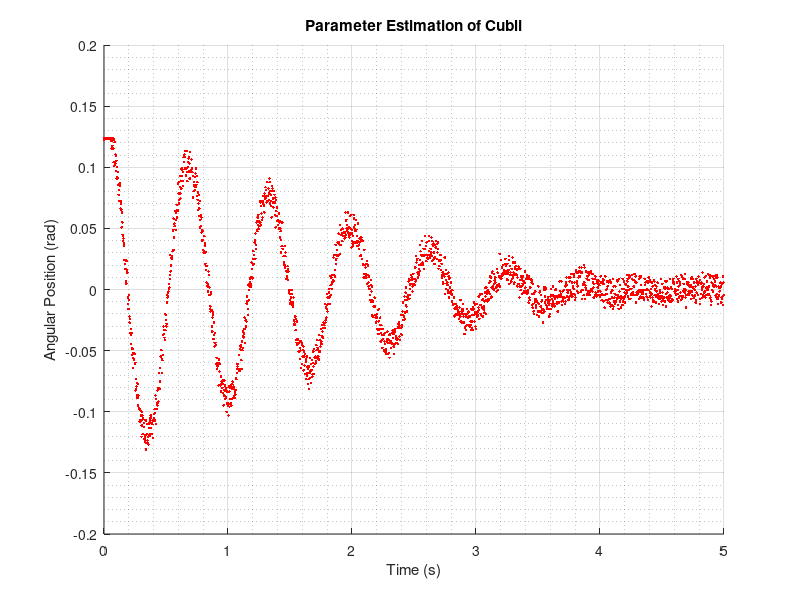
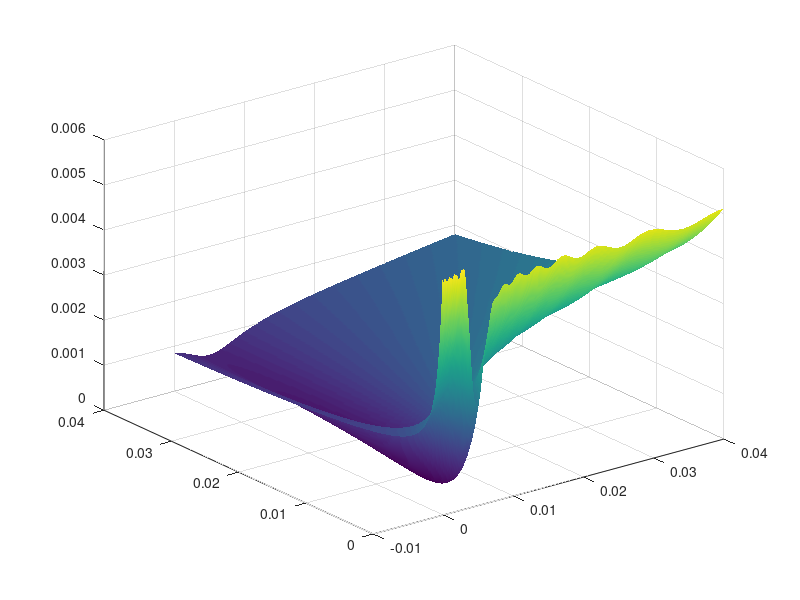

The MATLAB source for these figures, in order: (Note: this script raises an error after producing the figures.)
%-------------------------------------------------------------------------%
%------------ ESTIMATION OF THE PARAMETERS OF THE FRAME ------------------%
%-------------------------------------------------------------------------%

clear all;
close all;
clc;

% If you have conflicting model paths, run this command
% close_system('CubliParameterEstimation')
% Warning: It will take longer, since it has to completely reload the model,
%         but you only have to run the command once

% Set documentation to 1 for best report-graph
% Set documentation to 0 for best run-time experience :)
documentation = 1;

%----- IMPORTING TEST-DATA ------------------------------------------------
testData = csvread('PRINT_03.CSV');% <-- simTime=3.75
t = (testData(:,1)'+5)';
Yvolt = testData(:,2);

%Data from Volt to radians
Vmin = 0.4708;    %   mean(voltage( 667:1243,1)) %voltage mean from 3.3 to 6.2 in time
Vmax = 0.9513;    %   mean(voltage(1336:2000,1)) %voltage mean from 6.7 to 10 in time
equVolt = 0.6945; %   mean(voltage(   1: 591,1)) %voltage mean from 0 to 2.9 in time
resRad = (1.5769)/(Vmax-Vmin);
Y = (Yvolt - equVolt)*resRad-0.005;

%----- SIMULATION ---------------------------------------------------------
stopI = 0;
isDone = 0;
u = zeros(size(Yvolt)); %<--vector of zeroes for simulation input
simIn = [ t u ];        %<--variables for simulation input

%----- CUBLI PARAMETERS ---------------------------------------------------
J_w=0.601e-3;
B_w=17.03e-6;
m_w=0.222;
l_w=0.093;
m_f=0.77-m_w;
l_f=0.08498;
g=9.82;

J_f= 0.00936;    %<---initial guess parameter
initJf = J_f;
B_f= 0.003505;   %<---initial guess parameter
initBf = B_f;

%------- PLOT OF TEST DATA ------------------------------------------------
% To reposition figure window:
% - Resize figure windows and place it on the screen as you wish
% - Type get(gcf, 'position') in the terminal
% - Insert new positions below
if documentation == 1
    fig1 = figure;%('Position', [412, 313, 660, 485]);
else
   fig1 = figure('Position', [1114 306 486 510]);%[-1022, -348, 576, 437]);
end

scatter(t,Y, 'r', '.')
grid on, grid minor;
title('Parameter Estimation of Cubli')
xlabel('Time (s)')
ylabel('Angular Position (rad)')
hold on

%---- PLOTTING PERFORMANCE/COST FUNCTION ----------------------------------

Jf    = csvread('J.csv');
Bf    = csvread('B.csv');
Cost1 = csvread('C.csv');

[ m, n ] = size(Jf);

map = csvread('mapHotRodRed.csv');

fig2 = figure('position', [2   304   560   512]);%[79   219   560   512]);
%mesh(Jf, Bf, Cost1, 'FaceColor', 'none');
mesh(Jf, Bf, Cost1, 'EdgeColor', 'none', 'FaceColor','interp');
hold on
alpha(1)
colormap(map);
axis([ 0 0.012 0 0.04 0 6e-3 ])

fig3 = figure('position', [558   305   559   511]);%[646   218   559   511]);
contourf(Jf, Bf, Cost1, 60, 'LineColor', '[ .6 0 0]', 'LineWidth', .001)
hold on
colormap(map);
axis([ 0 0.012 0 0.04])
    
% Minimum
[~, minColon ] = min(min(Cost1,[],1),[],2);
[~, minRow ] = min(Cost1(:,minColon),[],1);

figure(fig2);
mini = plot3( Jf(minRow,minColon),         ...
              Bf(minRow,minColon),         ...
              Cost1(minRow,minColon),      ...
              'o',                         ...
              'MarkerEdgeColor', '[0 0 0]',...
              'MarkerFaceColor', 'k',      ...
              'MarkerSize', 6 );

% Minimum found with Senstools
% sensToolP = evalCostFunction(Y, t, 0.0048, 0.0077, J_f, B_f );
    
% sens = plot3( 0.0048, 0.0077, sensToolP,   ...
%               'o',                          ...
%               'MarkerEdgeColor', '[0 .7 0]',...
%               'MarkerFaceColor', '[0 .7 0]',...
%               'MarkerSize', 6 );

title('Cost Function')
xlabel('Frame inertia (J_F)')
ylabel('Frame friction (B_F)')
zlabel('Cost')

legend(mini, 'Minimum', 'location', 'northwest' )

% legend( [mini, sens],                         ...
%             {'Minimum', 'Senstools Result', },...
%             'location', 'northwest' )

drawnow
view([ -154.5000   26.0000 ])

figure(fig3);
mini = plot( Jf(minRow,minColon),         ...
             Bf(minRow,minColon),         ...
             'o',                         ...
             'MarkerEdgeColor', '[0 0 0]',...
             'MarkerFaceColor', 'k',      ...
             'MarkerSize', 6 );
    
% sens = plot( 0.0048, 0.0077,               ...
%              'o',                          ...
%              'MarkerEdgeColor', '[0 .7 0]',...
%              'MarkerFaceColor', '[0 .7 0]',...
%              'MarkerSize', 6 );

title('Contour of Cost Function')
xlabel('Frame inertia (J_F)')
ylabel('Frame friction (B_F)')
legend(mini, 'Minimum', 'location', 'northwest' )
% legend( [mini, sens],                     ...
%         {'Minimum', 'Senstools Result', },...
%         'location', 'northwest' )
drawnow


%--------- OPTIMIZATION ---------------------------------------------------

nrOfIterations = 100;         %|<--iterating only for the part needed
for i = 1:nrOfIterations      %|

    %----- SIMULATION OF CURRENT ITERATION --------------------------------
Ym = simCubli( J_f, B_f, J_f, B_f );
    
%----- ERROR CALCULATION --------------------------------------------------
errn = sqrt(sum((Y-Ym).^2)/sum(Y.^2))*100;

%----- PERFORMANCE FUNCTION -----------------------------------------------
N = length(t); %<--setting N to degrees of freedom
Cost  = evalCostFunction(Y, t, J_f, B_f, J_f, B_f);

%----- DISPLAY ACTUAL VALUES ----------------------------------------------
fprintf('---------------------------------------------------\n')
fprintf('\nJ_f = %4.4f\n',J_f);
fprintf('\nB_f = %4.4f\n',B_f);
fprintf('\nerrn = %4.4f\n',errn);
fprintf('\nCost = %4.4e\n',Cost);
fprintf('\n---------------------------------------------------\n')

%----- STOP THE OPTIMIZATION IF THE PERFORMANCE IS WRONG ------------------ 
if exist('CostOld', 'var')
    if Cost >= CostOld
        fprintf('---------------------------------------------------\n')
        fprintf('\nFinal estimation of the parameters\n');
        fprintf('\nJ_f = %4.4f\n',J_f_old);
        fprintf('\nB_f = %4.4f\n',B_f_old);
         fprintf('\n----------------------\n')       
        fprintf('\nerrn = %4.4f\n',errnOld);
        fprintf('\nCost = %4.4e\n',CostOld);
        fprintf('\n---------------------------------------------------\n')
        break;
    end
end

%----- PLOTTING THE RESULT OF EACH ITERATION ------------------------------
figure(fig1)
h = plot( t, Ym, 'linewidth', 1.2 );
if documentation == 1
    set(h, 'color', '[ .4 0 .6 ]');
end

if exist('hVeryOld', 'var')
    delete(hVeryOld);
end

if exist('hOld', 'var')
    if documentation == 1
        delete(hOld);
        legend('Test data', 'Estimation', 'Location', 'SouthEast')
    else
        hVeryOld = hOld;
        legend('Test data',            ...
               'Previous estimation',  ...
               'New estimation',       ...
               'Location', 'SouthEast')
    end
end

% Adding Normed RMS error label
if exist('tex', 'var')
    delete(tex);
end
if exist('errn', 'var')
    if documentation == 1
        errorSTR = ['Normed RMS Error = ', num2str(errn), ' %'];
    else
        errorSTR = ['Normed RMS Error  =  ', num2str(errn), ' %'];
    end
        tex = text(0.52, 0.13,        ...
               errorSTR,              ...
               'Color', '[ 0 .55 0 ]',...
               'FontSize', 12);
end

hOld = h;
drawnow;

%--------- STORING OLD VALUES ---------------------------------------------
if exist('errn', 'var')
    errnOld = errn; %<-- saving old error value for reference
end

if exist('Cost', 'var')
    CostOld = Cost; %<-- saving old preformance value for reference
end

if exist('J_f', 'var')
    J_f_old = J_f; %<-- saving old J_f value for reference
end

if exist('B_f', 'var')
    B_f_old = B_f; %<-- saving old B_f value for reference
end

%---- CALCULATING THE GRADIENT OF THE PERFORMANCE FUNCTION ----------------

% gradientOfP = 1/N  * ( Y - Ym ) * Ym' 
% Where:
%   Y      is the data recorded from test
%   Ym     is the model simulation output
%   Ym'    is the partial derivative of the simulated model with respect to
%          each of the parameters to be estimated.

% Problem:  We cannot directly differentiate the model since it is used
%          through simulation in Simulink
% Solution: Partial derivaties can be calculated nummericaly:

% In this case:
% parameters: J_f B_f
% Small magnitude deviation from these parameters is set
p = 0.01;
     
% Calculating the deviation
deltaJ_f = J_f+p*J_f;
deltaB_f = B_f+p*B_f;

% Running the simulation again, now with the deviating parameter J_f
% and storing the result of the simulation
deltaYmJf = simCubli( deltaJ_f, B_f, J_f, B_f );

% Running the simulation again, now with the deviating parameter B_f
% and storring the result of the simulation
deltaYmBf = simCubli( J_f, deltaB_f, J_f, B_f );

% Finally calculating the derivatives of the model
YmDiffBf = ( deltaYmBf - Ym )/ p;
YmDiffJf = ( deltaYmJf - Ym )/ p;

% This however is just for the model.. and we need
% the gradient of the preformance function as stated earlier:
% gradientOfP = 1/N  * ( Y - Ym ) * Ym'
gJf = -(1/N)* ((Y - Ym )'*YmDiffJf);
gBf = -(1/N)* ((Y - Ym )'*YmDiffBf);
        
if exist('a','var')
   if c <= initCost
      initJf = a;
      initBf = b;
      initCost  = c;
   end
else
   initCost  = evalCostFunction(Y, t, initJf, initBf, J_f, B_f);
end

%---------- THE FORWARD-BACKWARD METHOD -----------------------------------
[ JFupper, BFupper ] = forwardBackwardCubli( J_f, B_f, Y, t, gJf, gBf, fig2, fig3 );
    
Cost = evalCostFunction(Y, t, J_f, B_f, J_f, B_f );

if (0) 
  figure(fig2)
  fPupper = evalCostFunction(Y, t, JFupper, BFupper, J_f, B_f);
  plot3(JFupper, BFupper, fPupper, 'ok', ...
       'MarkerFaceColor', 'k',           ...
       'MarkerSize', 2)
  plot3(J_f, B_f, Cost, 'ok',           ...
        'MarkerFaceColor', 'k',           ...
         'MarkerSize', 2)
  v1 = [JFupper BFupper fPupper];
  v2 = [J_f B_f Cost];
  v = [v1; v2];
  plot3(v(:,1),v(:,2),v(:,3),'k', 'LineWidth', 1, 'LineStyle', ':')
end
    
%--------- FIBONACCI SEARCH -----------------------------------------------
[ a, b, isDone ] = fibonacciSearchCubli(t, Y, J_f, B_f, initJf, initBf, JFupper, BFupper);
    
c = evalCostFunction(Y, t, a, b, J_f, B_f);
figure(fig2)
if c <= initCost && isDone == 0
    plot3(a, b, c, 'o',                   ...
          'MarkerFaceColor', '[ 1 1 1  ]',...
          'Color', '[ 1 1 1  ]',          ...
          'MarkerSize', 1)
    v1 = [initJf initBf initCost];
    v2 = [a b c];
    v = [v1; v2];
    plot3(v(:,1),v(:,2),v(:,3),...
        'LineWidth', 1.2,      ...
        'Color', '[ 1 1 1 ]')
    figure(fig3)
    plot([initJf a], [initBf b], 'o',   ...
         'MarkerFaceColor', '[ 1 1 1 ]',...
         'Color', '[ 1 1 1 ]',          ...
         'MarkerSize', 1,               ...
         'LineWidth', 1.2,              ...
         'LineStyle', '-')
end

J_f = a;
B_f = b;
end
